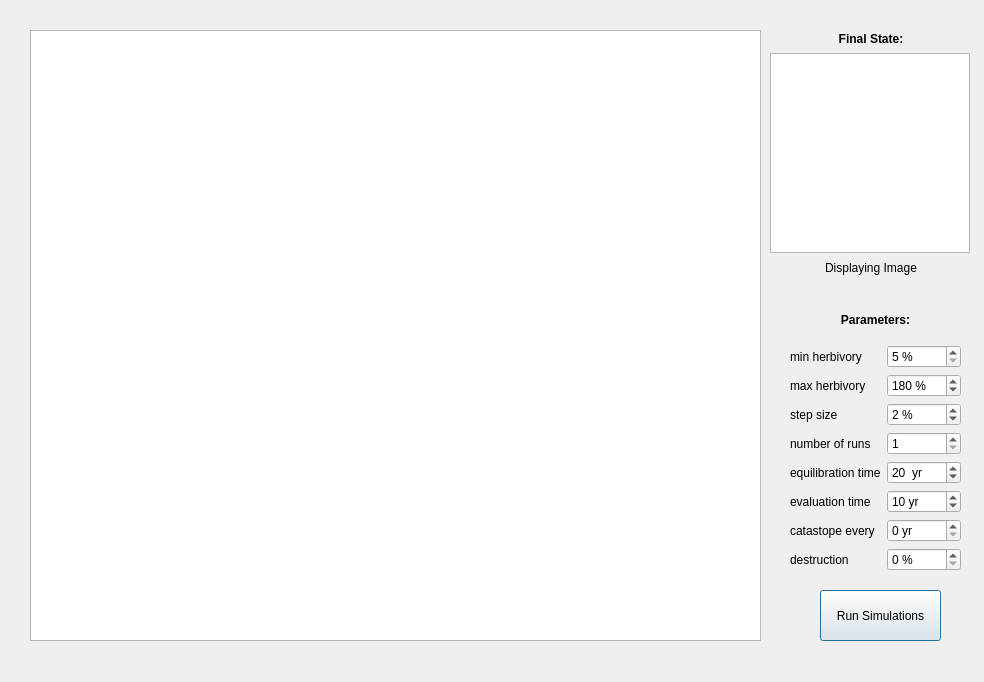
<?xml version="1.0" encoding="UTF-8"?>
<ui version="4.0">
 <class>SecondWindow</class>
 <widget class="QDialog" name="SecondWindow">
  <property name="geometry">
   <rect>
    <x>0</x>
    <y>0</y>
    <width>984</width>
    <height>682</height>
   </rect>
  </property>
  <property name="windowTitle">
   <string>Dialog</string>
  </property>
  <widget class="QPushButton" name="startSimulationsPushButton">
   <property name="geometry">
    <rect>
     <x>820</x>
     <y>590</y>
     <width>121</width>
     <height>51</height>
    </rect>
   </property>
   <property name="text">
    <string>Run Simulations</string>
   </property>
  </widget>
  <widget class="QChartView" name="chartView">
   <property name="geometry">
    <rect>
     <x>30</x>
     <y>30</y>
     <width>731</width>
     <height>611</height>
    </rect>
   </property>
  </widget>
  <widget class="QWidget" name="verticalLayoutWidget">
   <property name="geometry">
    <rect>
     <x>790</x>
     <y>300</y>
     <width>171</width>
     <height>271</height>
    </rect>
   </property>
   <layout class="QVBoxLayout" name="verticalLayout">
    <item>
     <widget class="QLabel" name="label_9">
      <property name="font">
       <font>
        <bold>true</bold>
       </font>
      </property>
      <property name="text">
       <string>Parameters:</string>
      </property>
      <property name="alignment">
       <set>Qt::AlignCenter</set>
      </property>
     </widget>
    </item>
    <item>
     <layout class="QFormLayout" name="formLayout">
      <item row="0" column="0">
       <widget class="QLabel" name="label_2">
        <property name="text">
         <string>min herbivory</string>
        </property>
       </widget>
      </item>
      <item row="0" column="1">
       <widget class="QSpinBox" name="n_herb_min">
        <property name="suffix">
         <string> %</string>
        </property>
        <property name="prefix">
         <string/>
        </property>
        <property name="minimum">
         <number>5</number>
        </property>
        <property name="maximum">
         <number>130</number>
        </property>
        <property name="value">
         <number>5</number>
        </property>
       </widget>
      </item>
      <item row="1" column="0">
       <widget class="QLabel" name="label_4">
        <property name="text">
         <string>max herbivory</string>
        </property>
       </widget>
      </item>
      <item row="1" column="1">
       <widget class="QSpinBox" name="n_herb_max">
        <property name="suffix">
         <string> %</string>
        </property>
        <property name="minimum">
         <number>30</number>
        </property>
        <property name="maximum">
         <number>200</number>
        </property>
        <property name="value">
         <number>180</number>
        </property>
       </widget>
      </item>
      <item row="2" column="0">
       <widget class="QLabel" name="label_5">
        <property name="text">
         <string>step size</string>
        </property>
       </widget>
      </item>
      <item row="2" column="1">
       <widget class="QSpinBox" name="n_herb_step_size">
        <property name="suffix">
         <string> %</string>
        </property>
        <property name="minimum">
         <number>1</number>
        </property>
        <property name="maximum">
         <number>10</number>
        </property>
        <property name="singleStep">
         <number>1</number>
        </property>
        <property name="value">
         <number>2</number>
        </property>
       </widget>
      </item>
      <item row="3" column="0">
       <widget class="QLabel" name="label_3">
        <property name="text">
         <string>number of runs</string>
        </property>
       </widget>
      </item>
      <item row="3" column="1">
       <widget class="QSpinBox" name="n_runs">
        <property name="minimum">
         <number>1</number>
        </property>
        <property name="maximum">
         <number>25</number>
        </property>
        <property name="value">
         <number>1</number>
        </property>
       </widget>
      </item>
      <item row="4" column="0">
       <widget class="QLabel" name="label">
        <property name="text">
         <string>equilibration time</string>
        </property>
       </widget>
      </item>
      <item row="4" column="1">
       <widget class="QSpinBox" name="n_years">
        <property name="suffix">
         <string>  yr</string>
        </property>
        <property name="minimum">
         <number>0</number>
        </property>
        <property name="maximum">
         <number>100</number>
        </property>
        <property name="singleStep">
         <number>1</number>
        </property>
        <property name="value">
         <number>20</number>
        </property>
       </widget>
      </item>
      <item row="5" column="0">
       <widget class="QLabel" name="label_6">
        <property name="text">
         <string>evaluation time</string>
        </property>
       </widget>
      </item>
      <item row="5" column="1">
       <widget class="QSpinBox" name="n_years_evaluation">
        <property name="suffix">
         <string> yr</string>
        </property>
        <property name="minimum">
         <number>1</number>
        </property>
        <property name="maximum">
         <number>100</number>
        </property>
        <property name="singleStep">
         <number>1</number>
        </property>
        <property name="value">
         <number>10</number>
        </property>
       </widget>
      </item>
      <item row="6" column="0">
       <widget class="QLabel" name="label_7">
        <property name="text">
         <string>catastope every</string>
        </property>
       </widget>
      </item>
      <item row="6" column="1">
       <widget class="QSpinBox" name="catastrope_spinBox">
        <property name="suffix">
         <string> yr</string>
        </property>
       </widget>
      </item>
      <item row="7" column="0">
       <widget class="QLabel" name="label_8">
        <property name="text">
         <string>destruction</string>
        </property>
       </widget>
      </item>
      <item row="7" column="1">
       <widget class="QSpinBox" name="destruction_spinBox">
        <property name="suffix">
         <string> %</string>
        </property>
       </widget>
      </item>
     </layout>
    </item>
   </layout>
  </widget>
  <widget class="QWidget" name="verticalLayoutWidget_2">
   <property name="geometry">
    <rect>
     <x>770</x>
     <y>30</y>
     <width>202</width>
     <height>246</height>
    </rect>
   </property>
   <layout class="QVBoxLayout" name="verticalLayout_3">
    <item>
     <widget class="QLabel" name="label_10">
      <property name="font">
       <font>
        <bold>true</bold>
       </font>
      </property>
      <property name="text">
       <string>Final State:</string>
      </property>
      <property name="alignment">
       <set>Qt::AlignCenter</set>
      </property>
     </widget>
    </item>
    <item>
     <widget class="QGraphicsView" name="graphicsView">
      <property name="sizePolicy">
       <sizepolicy hsizetype="Fixed" vsizetype="Fixed">
        <horstretch>0</horstretch>
        <verstretch>0</verstretch>
       </sizepolicy>
      </property>
      <property name="minimumSize">
       <size>
        <width>200</width>
        <height>200</height>
       </size>
      </property>
      <property name="maximumSize">
       <size>
        <width>200</width>
        <height>200</height>
       </size>
      </property>
     </widget>
    </item>
    <item>
     <widget class="QLabel" name="progress_label">
      <property name="text">
       <string>Displaying Image</string>
      </property>
      <property name="alignment">
       <set>Qt::AlignCenter</set>
      </property>
     </widget>
    </item>
   </layout>
  </widget>
 </widget>
 <customwidgets>
  <customwidget>
   <class>QChartView</class>
   <extends>QGraphicsView</extends>
   <header location="global">QChartView</header>
  </customwidget>
 </customwidgets>
 <resources/>
 <connections/>
</ui>
